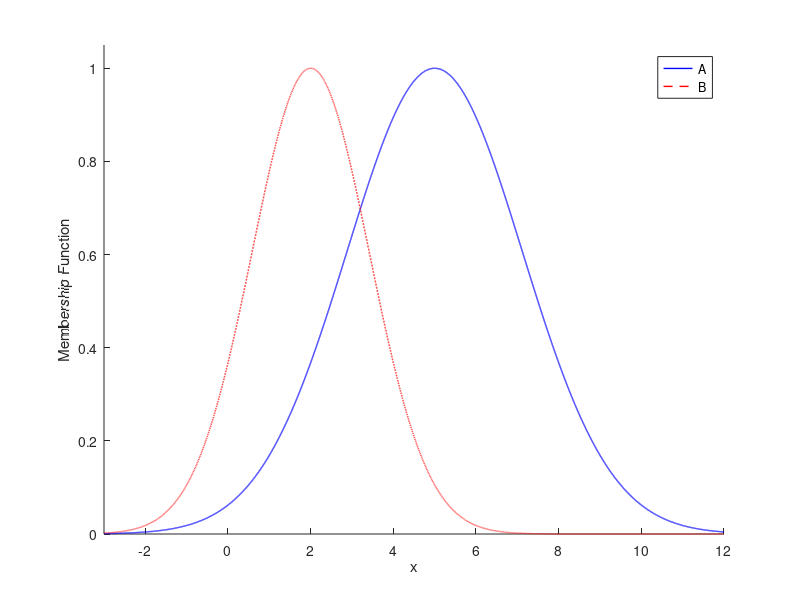
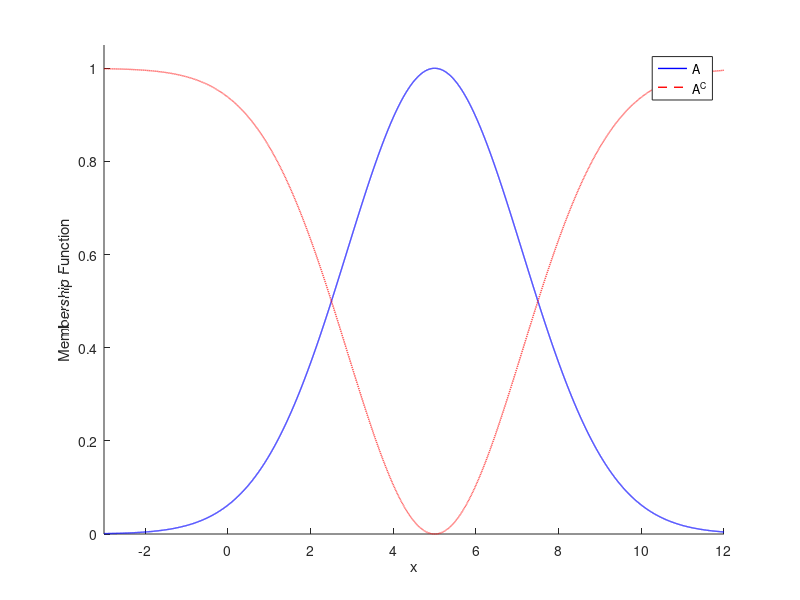
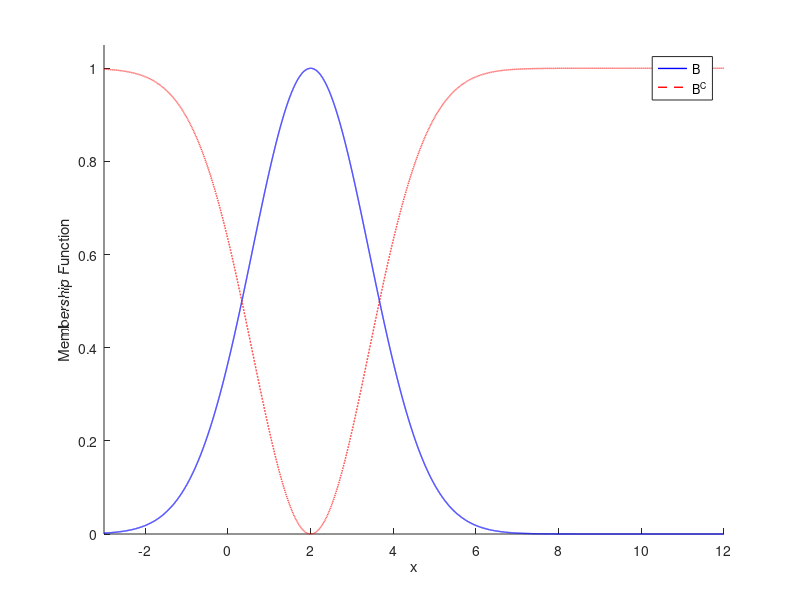
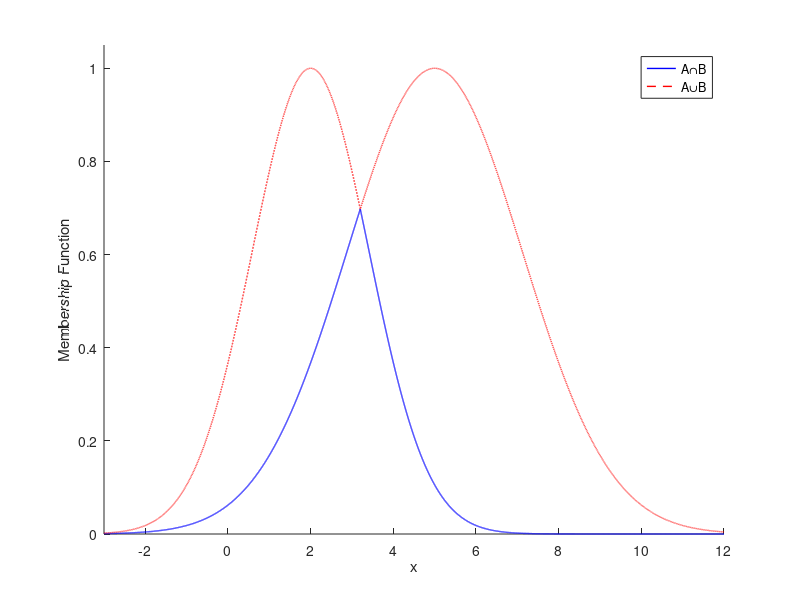

The MATLAB script that drew these images, in order:
clc;close all;clear;
tic;
%calc A, B, AC and BC
x=-3:0.001:12;
A=exp(-((x-5).^2)/9);
B=exp(-((x-2).^2)/4);
AC=1-A;
BC=1-B;
AandB=min(A,B);
AorB=max(A,B);

%plot A and B
figure;
plot(x,A,'-b','LineWidth',1);
hold on;
plot(x,B,'--r','LineWidth',1);
axis([min(x),max(x),0,1.05*max(max(A),max(B))]);
xlabel('x');
ylabel('Membership Function');
legend('A','B','location','best');
box off;
%plot A and AC
figure;
plot(x,A,'-b','LineWidth',1);
hold on;
plot(x,AC,'--r','LineWidth',1);
axis([min(x),max(x),0,1.05*max(max(A),max(AC))]);
xlabel('x');
ylabel('Membership Function');
legend('A','A^C','location','best');
box off;
%plot B and BC
figure;
plot(x,B,'-b','LineWidth',1);
hold on;
plot(x,BC,'--r','LineWidth',1);
axis([min(x),max(x),0,1.05*max(max(B),max(BC))]);
xlabel('x');
ylabel('Membership Function');
legend('B','B^C','location','best');
box off;

%plot AandB and AorB
figure;
plot(x,AandB,'-b','LineWidth',1);
hold on;
plot(x,AorB,'--r','LineWidth',1);
axis([min(x),max(x),0,1.05*max(max(AandB),max(AorB))]);
xlabel('x');
ylabel('Membership Function');
legend('A\capB','A\cupB','location','best');
box off;
toc;
